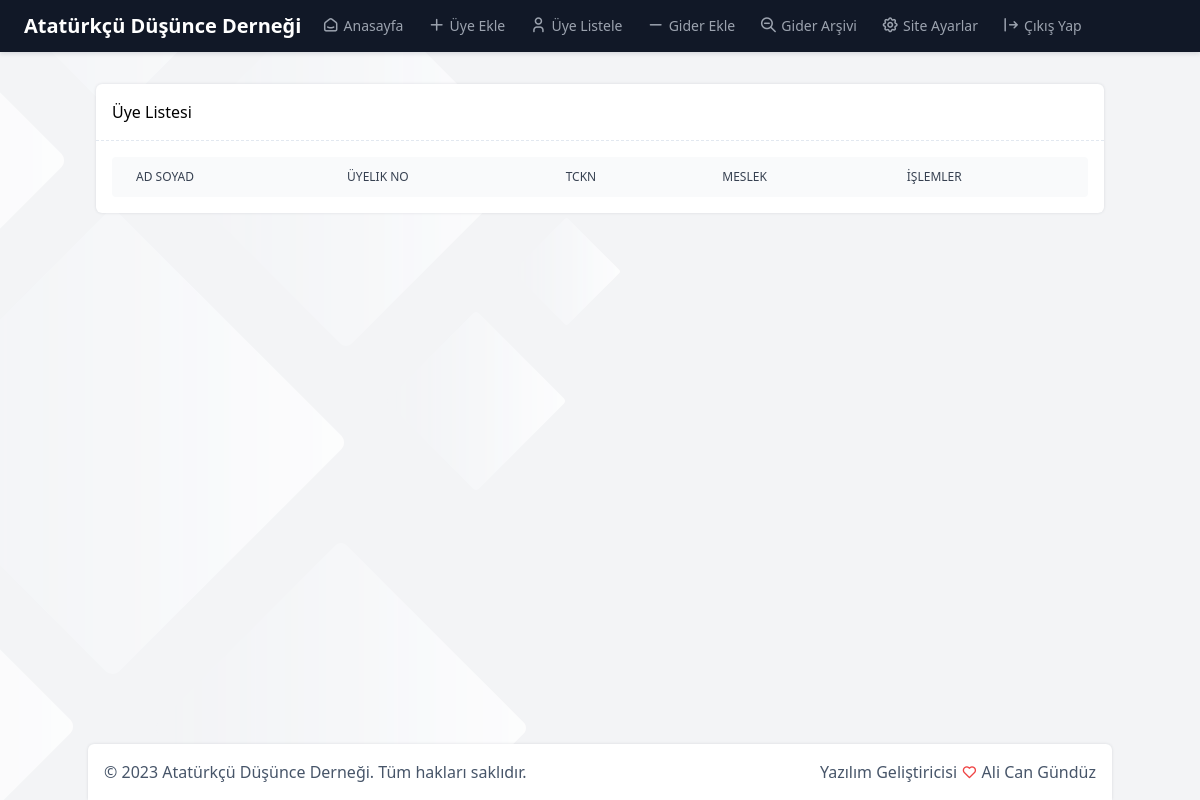
Before: /uye-listele.php (signed in) with the older database file.
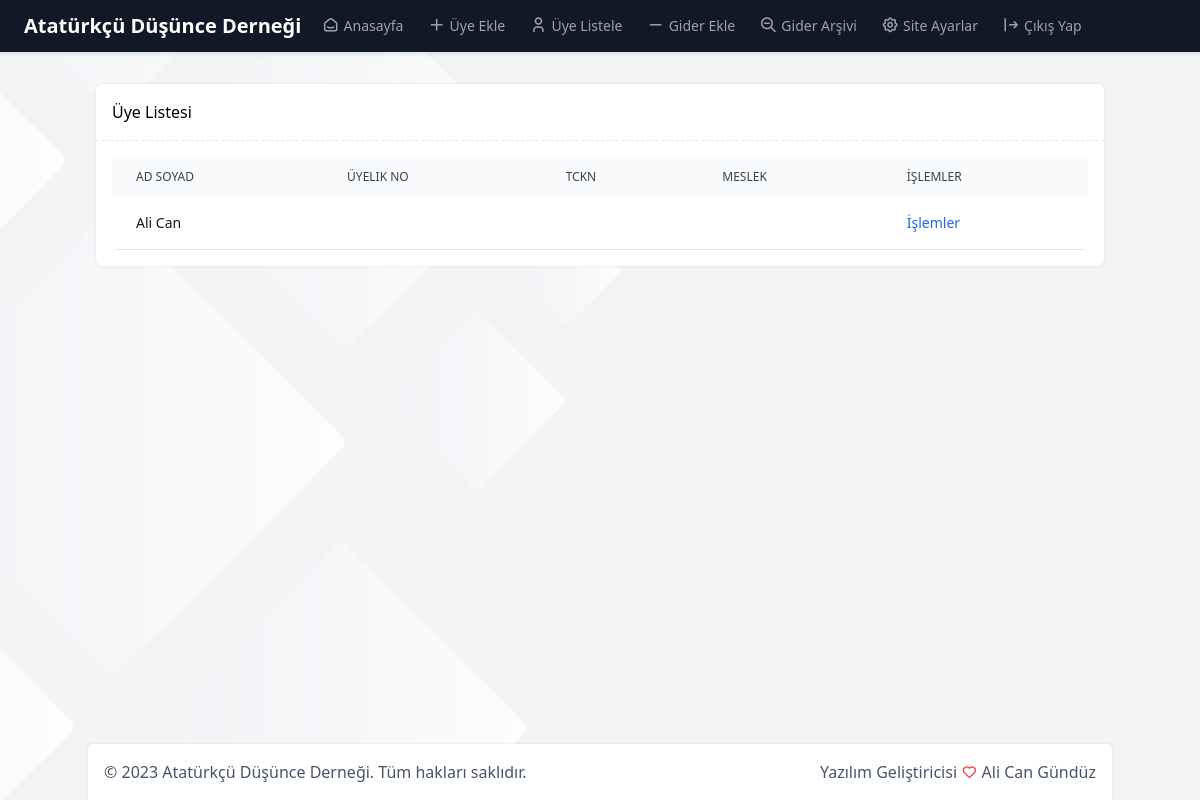
After: the same page with the newer database file.
### tables this page shows
CREATE TABLE `uye_bilgi` (
  `id` int(11) NOT NULL,
  `ad` text NOT NULL,
  `soyad` text NOT NULL,
  `tckn` text NOT NULL,
  `tel` text NOT NULL,
  `uyelik_no` text NOT NULL,
  `baba_adi` text NOT NULL,
  `ana_adi` text NOT NULL,
  `uyruk` text NOT NULL,
  `dogum_yeri` text NOT NULL,
  `dogum_tarihi` date NOT NULL,
  `tc_seri_no` text NOT NULL,
  `ikametgah_adresi` text NOT NULL,
  `meslek` text NOT NULL,
  `is_adresi` text NOT NULL,
  `ilk_uyelik_karar_no` text NOT NULL,
  `ilk_uyelik_karar_tarihi` date NOT NULL,
  `defter_kayit_sayfa_no` text NOT NULL,
  `uyelik_durumu` enum('Aktif','Pasif','Vefat','İhraç','İstifa') NOT NULL,
  `uyelik_ayrilis_tarihi` date NOT NULL,
  `uyelik_ayrilis_karar_tarihi` date NOT NULL,
  `ayrilis_karar_no` text NOT NULL
);

### uye-listele.php (the view, shortened to what this page needs)
<?php include('includes/header.php'); ?>
<div class="container  mx-auto px-2">
    <div class="flex flex-wrap">
        <div class="flex items-center py-4 w-full">
        </div>
    </div>
</div>
<div class="container mx-auto px-2 min-h-[calc(100vh-138px)]  relative pb-14 ">
    <div class="grid md:grid-cols-12 lg:grid-cols-12 xl:grid-cols-12 gap-4 mb-4">
        <div class="sm:col-span-12  md:col-span-12 lg:col-span-12 xl:col-span-12 ">
            <div class="card h-full">
                <div class="card-header">
                    <h4 class="card-title">Üye Listesi</h4>
                </div>
                <div class="card-body">
                    <div class="relative overflow-x-auto  sm:rounded">
                        <table class="w-full text-sm text-left text-gray-500 dark:text-gray-400" id="datatable_1">
                            <thead
                                    class="text-xs text-gray-700 uppercase bg-gray-50 dark:bg-slate-700 dark:text-gray-400">
                            <tr>
                                <th scope="col" class="px-6 py-3">
                                    Ad Soyad
                                </th>
                                <th scope="col" class="px-6 py-3">
                                    Üyelik No
                                </th>
                                <th scope="col" class="px-6 py-3">
                                    TCKN
                                </th>
                                <th scope="col" class="px-6 py-3">
                                    Meslek
                                </th>
                                <th scope="col" class="px-6 py-3">
                                    İşlemler
                                </th>
                            </tr>
                            </thead>
                            <tbody>
                            <?php
                            $sql = "SELECT id , uyelik_no, ad, soyad, tckn, meslek FROM uye_bilgi";
                            $result = $conn->query($sql);
                            if ($result->num_rows > 0) {
                                while ($row = $result->fetch_assoc()) {
                                    echo '<tr class="bg-white border-b dark:bg-gray-800 dark:border-gray-700 hover:bg-gray-50 dark:hover:bg-slate-700/50">
                                                        <th scope="row" class="px-6 py-4 font-medium text-gray-900 dark:text-white whitespace-nowrap">' . $row["ad"] . ' ' . $row["soyad"] . '</th>
                                                        <td class="px-6 py-4">' . $row["uyelik_no"] . '</td>
                                                        <td class="px-6 py-4">' . $row["tckn"] . '</td>
                                                        <td class="px-6 py-4">' . $row["meslek"] . '</td>
                                                        <td class="px-6 py-4">
                                                            <a href="uye-islemler.php?id=' . $row["id"] . '" class="font-medium text-blue-600 dark:text-blue-500 hover:underline">İşlemler</a>
                                                        </td>
                                                    </tr>';
                                }
                            } else {
                            }
                            ?>
                            </tbody>
                        </table>
                    </div>
                </div>
            </div>
        </div>
    </div>
</div>
<?php include('includes/footer.php'); ?>
</body>
</html>

Changed rows visible on the page:
added uye_bilgi: ad "Ali Can"
